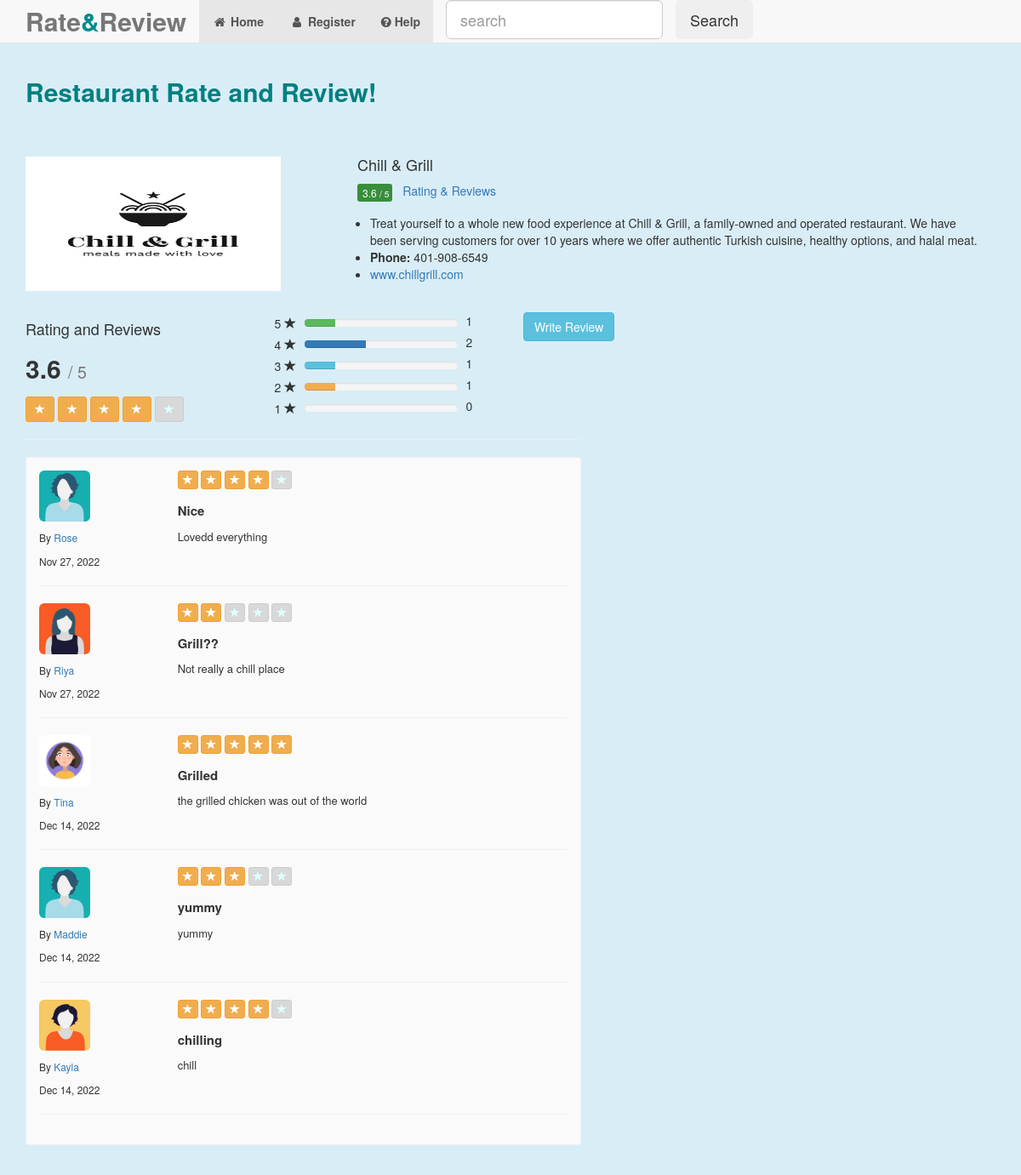
The page /show_rating.php?item_id=1234455 on the database its author committed.
### tables this page shows
CREATE TABLE `item` (
  `id` int(11) NOT NULL,
  `name` varchar(256) NOT NULL,
  `description` text NOT NULL,
  `price` int(255) NOT NULL,
  `image` varchar(255) NOT NULL,
  `created` timestamp NOT NULL DEFAULT current_timestamp(),
  `modified` timestamp NOT NULL DEFAULT current_timestamp()
);

CREATE TABLE `item_rating` (
  `ratingId` int(11) NOT NULL,
  `itemId` int(11) NOT NULL,
  `userId` int(11) NOT NULL,
  `ratingNumber` int(11) NOT NULL,
  `title` varchar(255) NOT NULL,
  `comments` text NOT NULL,
  `created` datetime NOT NULL,
  `modified` datetime NOT NULL
);

CREATE TABLE `item_users` (
  `userid` int(11) NOT NULL,
  `username` varchar(255) NOT NULL,
  `password` varchar(255) NOT NULL,
  `avatar` varchar(255) NOT NULL
);

### class/Rating.php (called while the page is built, shortened)
<?php
class Rating{
	private $host = 'localhost';
    private $user = 'root';
    private $password = "";
    private $database = "rating_system";
	private $itemUsersTable = 'item_users';
	private $itemTable = 'item';
    private $itemRatingTable = 'item_rating';
	private $dbConnect = false;
    public function __construct(){
        if(!$this->dbConnect){
            $conn = new mysqli($this->host, $this->user, $this->password, $this->database);
            if($conn->connect_error){
                die("Error failed to connect to MySQL: " . $conn->connect_error);
            }else{
                $this->dbConnect = $conn;
            }
        }
    }
	private function getData($sqlQuery) {
		$result = mysqli_query($this->dbConnect, $sqlQuery);
		$data = array();
		while ($row = mysqli_fetch_array($result)) {
			$data[] = $row;
		}
		return $data;
	}
	public function getItem($itemId){
		$sqlQuery = "
			SELECT * FROM ".$this->itemTable."
			WHERE id='".$itemId."'";
		return  $this->getData($sqlQuery);
	}
	public function getItemRating($itemId){
		$sqlQuery = "
			SELECT r.ratingId, r.itemId, r.userId, u.username, u.avatar, r.ratingNumber, r.title, r.comments, r.created, r.modified
			FROM ".$this->itemRatingTable." as r
			LEFT JOIN ".$this->itemUsersTable." as u ON (r.userid = u.userid)
			WHERE r.itemId = '".$itemId."'";
		return  $this->getData($sqlQuery);
	}
	public function getRatingAverage($itemId){
		$itemRating = $this->getItemRating($itemId);
		$ratingNumber = 0;
		$count = 0;
		foreach($itemRating as $itemRatingDetails){
			$ratingNumber+= $itemRatingDetails['ratingNumber'];
			$count += 1;
		}
		$average = 0;
		if($ratingNumber && $count) {
			$average = $ratingNumber/$count;
		}
		return $average;
	}
}
?>

### show_rating.php (the view, shortened to what this page needs)
<?php
include('inc/header.php');
?>
<link rel = "stylesheet" href = "css/style.css">
<?php include('inc/container.php');?>
<div class = "container">
	<h2><b style="color: teal">Restaurant Rate and Review!</b></h2>
	<?php
		include 'inc/menu.php';
		include 'class/Rating.php';
		$rating = new Rating();
		$itemDetails = $rating->getItem($_GET['item_id']);
		foreach($itemDetails as $item){
			$average = $rating->getRatingAverage($item["id"]);
	?>
	<div class = "row">
		<div class = "col-sm-4" >
			<img class = "product_image" src = "image/<?php echo $item["image"]; ?>" style = "width:300px;height:168px;padding-top:10px;">
		</div>
		<div class = "col-sm-8">
		<h4 style = "margin-top:10px;"><?php echo $item["name"]; ?></h4>
		<div><span class = "average"><?php printf('%.1f', $average); ?> <small>/ 5</small></span> <span class = "rating-reviews"><a href = "show_rating.php?item_id=<?php echo $item["id"]; ?>">Rating & Reviews</a></span></div>
		<?php echo $item["description"]; ?>
		</div>
	</div>
	<?php } ?>
	<?php
		$itemRating = $rating->getItemRating($_GET['item_id']);
		$ratingNumber = 0;
		$count = 0;
		$fiveStarRating = 0;
		$fourStarRating = 0;
		$threeStarRating = 0;
		$twoStarRating = 0;
		$oneStarRating = 0;
		foreach($itemRating as $rate){
			$ratingNumber += $rate['ratingNumber'];
			$count += 1;
			if($rate['ratingNumber'] == 5) {
				$fiveStarRating +=1;
			} else if($rate['ratingNumber'] == 4) {
				$fourStarRating +=1;
			} else if($rate['ratingNumber'] == 3) {
				$threeStarRating +=1;
			} else if($rate['ratingNumber'] == 2) {
				$twoStarRating +=1;
			} else if($rate['ratingNumber'] == 1) {
				$oneStarRating +=1;
			}
		}
		$average = 0;
		if($ratingNumber && $count) {
			$average = $ratingNumber/$count;
		}
	?>
	<br />
	<div id = "ratingDetails">
		<div class = "row">
			<div class = "col-sm-3">
				<h4>Rating and Reviews</h4>
				<h2 class = "bold padding-bottom-7"><?php printf('%.1f', $average); ?> <small>/ 5</small></h2>
				<?php
				$averageRating = round($average, 0);
				for ($i = 1; $i <= 5; $i++) {
					$ratingClass = "btn-default btn-grey";
					if($i <= $averageRating) {
						$ratingClass = "btn-warning";
					}
				?>
				<button type = "button" class = "btn btn-sm <?php echo $ratingClass; ?>" aria-label = "Left Align">
				  <span class = "glyphicon glyphicon-star" aria-hidden = "true"></span>
				</button>
				<?php } ?>
			</div>
			<div class = "col-sm-3">
				<?php
					$fiveStarRatingPercent = round(($fiveStarRating/5)*100);
					$fiveStarRatingPercent = !empty($fiveStarRatingPercent)?$fiveStarRatingPercent.'%':'0%';
					$fourStarRatingPercent = round(($fourStarRating/5)*100);
					$fourStarRatingPercent = !empty($fourStarRatingPercent)?$fourStarRatingPercent.'%':'0%';
					$threeStarRatingPercent = round(($threeStarRating/5)*100);
					$threeStarRatingPercent = !empty($threeStarRatingPercent)?$threeStarRatingPercent.'%':'0%';
					$twoStarRatingPercent = round(($twoStarRating/5)*100);
					$twoStarRatingPercent = !empty($twoStarRatingPercent)?$twoStarRatingPercent.'%':'0%';
				?>
				<div class = "pull-left">
					<div class = "pull-left" style="width:35px; line-height:1;">
						<div style = "height:9px; margin:5px 0;">5 <span class="glyphicon glyphicon-star"></span></div>
					</div>
					<div class = "pull-left" style="width:180px;">
						<div class = "progress" style="height:9px; margin:8px 0;">
						  <div class = "progress-bar progress-bar-success" role="progressbar" aria-valuenow="5" aria-valuemin="0" aria-valuemax="5" style="width: <?php echo $fiveStarRatingPercent; ?>">
						  </div>
						</div>
					</div>
					<div class = "pull-right" style="margin-left:10px;"><?php echo $fiveStarRating; ?></div>
				</div>
				<div class = "pull-left">
					<div class = "pull-left" style="width:35px; line-height:1;">
						<div style = "height:9px; margin:5px 0;">4 <span class="glyphicon glyphicon-star"></span></div>
					</div>
					<div class = "pull-left" style="width:180px;">
						<div class = "progress" style="height:9px; margin:8px 0;">
						  <div class = "progress-bar progress-bar-primary" role="progressbar" aria-valuenow="4" aria-valuemin="0" aria-valuemax="5" style="width: <?php echo $fourStarRatingPercent; ?>">
						  </div>
						</div>
					</div>
					<div class = "pull-right" style="margin-left:10px;"><?php echo $fourStarRating; ?></div>
				</div>
				<div class = "pull-left">
					<div class = "pull-left" style="width:35px; line-height:1;">
						<div style="height:9px; margin:5px 0;">3 <span class="glyphicon glyphicon-star"></span></div>
					</div>
					<div class = "pull-left" style="width:180px;">
						<div class = "progress" style="height:9px; margin:8px 0;">
						  <div class = "progress-bar progress-bar-info" role="progressbar" aria-valuenow="3" aria-valuemin="0" aria-valuemax="5" style="width: <?php echo $threeStarRatingPercent; ?>">
						  </div>
						</div>
					</div>
					<div class = "pull-right" style="margin-left:10px;"><?php echo $threeStarRating; ?></div>
				</div>
				<div class = "pull-left">
					<div class = "pull-left" style="width:35px; line-height:1;">
						<div style="height:9px; margin:5px 0;">2 <span class="glyphicon glyphicon-star"></span></div>
					</div>
					<div class = "pull-left" style="width:180px;">
						<div class = "progress" style="height:9px; margin:8px 0;">
						  <div class = "progress-bar progress-bar-warning" role="progressbar" aria-valuenow="2" aria-valuemin="0" aria-valuemax="5" style="width: <?php echo $twoStarRatingPercent; ?>">
						  </div>
						</div>
					</div>
					<div class = "pull-right" style="margin-left:10px;"><?php echo $twoStarRating; ?></div>
				</div>
				<div class = "pull-left">
					<div class = "pull-left" style="width:35px; line-height:1;">
						<div style="height:9px; margin:5px 0;">1 <span class="glyphicon glyphicon-star"></span></div>
					</div>
					<div class = "pull-left" style="width:180px;">
						<div class = "progress" style="height:9px; margin:8px 0;">
						</div>
					</div>
					<div class = "pull-right" style="margin-left:10px;"><?php echo $oneStarRating; ?></div>
				</div>
			</div>
			<div class = "col-sm-3">
				<button type="button" id="rateProduct" class="btn btn-info <?php if(!empty($_SESSION['userid']) && $_SESSION['userid']){ echo 'login';} ?>">Write Review</button>
			</div>
		</div>
		<div class = "row">
			<div class = "col-sm-7">
				<hr/>
				<div class = "review-block">
				<?php
				$itemRating = $rating->getItemRating($_GET['item_id']);
				foreach($itemRating as $rating){
					$date=date_create($rating['created']);
					$reviewDate = date_format($date,"M d, Y");
					$profilePic = "user.png";
					if($rating['avatar']) {
						$profilePic = $rating['avatar'];
					}
				?>
					<div class = "row">
						<div class = "col-sm-3">
							<img src = "image/userpics/<?php echo $profilePic; ?>" class="img-rounded user-pic">
							<div class = "review-block-name">By <a href="#"><?php echo $rating['username']; ?></a></div>
							<div class = "review-block-date"><?php echo $reviewDate; ?></div>
						</div>
						<div class = "col-sm-9">
							<div class = "review-block-rate">
								<?php
								for ($i = 1; $i <= 5; $i++) {
									$ratingClass = "btn-default btn-grey";
									if($i <= $rating['ratingNumber']) {
										$ratingClass = "btn-warning";
									}
								?>
								<button type="button" class="btn btn-xs <?php echo $ratingClass; ?>" aria-label="Left Align">
								  <span class="glyphicon glyphicon-star" aria-hidden="true"></span>
								</button>
								<?php } ?>
							</div>
							<div class="review-block-title"><?php echo $rating['title']; ?></div>
							<div class="review-block-description"><?php echo htmlspecialchars ($rating['comments'], ENT_QUOTES);?></div>
						</div>
					</div>
					<hr/>
				<?php } ?>
				</div>
			</div>
		</div>
	</div>
</div>
<?php include('inc/footer.php');?>

### css/style.css (style rules this page uses)
.btn-grey { background-color:#D8D8D8; color:lightcyan; }
.bold { font-weight:700; }
.padding-bottom-7 { padding-bottom:7px; }
.review-block { background-color:#FAFAFA; border:1px solid #EFEFEF; padding:15px; border-radius:3px; margin-bottom:15px; }
.review-block-name { font-size:12px; margin:10px 0; }
.review-block-date { font-size:12px; }
.review-block-rate { font-size:13px; margin-bottom:15px; }
.review-block-title { font-size:15px; font-weight:700; margin-bottom:10px; }
.review-block-description { font-size:13px; }
.average { background-color:#388e3c; line-height: normal; display: inline-block; color: #fff; padding: 2px 4px 2px 6px; border-radius: 3px; font-weight: 500; font-size: 12px; vertical-align: middle; }
.rating-reviews { padding-left: 8px; font-weight: 500; color: #878787; }
.user-pic { width: 60px; height: 60px; }

### inc/header.php (style rules this page uses)
body { background: lightblue; margin: 0; }

### rows shown on the page
item: image (picture), name "Chill & Grill", average "3.6", description "Treat yourself to a whole new food experience at Chill & Grill, a family-owned and operated restaurant. We have been serving customers for over 10 years where we offer authentic Turkish cuisine, healthy options, and halal meat. Phone: 401-908-6549 www.chillgrill.com"
item_rating: userId.avatar (picture), userId.username "Rose", created "Nov 27, 2022", ratingNumber 4 (drawn), title "Nice", comments "Lovedd everything"
item_rating: userId.avatar (picture), userId.username "Riya", created "Nov 27, 2022", ratingNumber 2 (drawn), title "Grill??", comments "Not really a chill place"
item_rating: userId.avatar (picture), userId.username "Tina", created "Dec 14, 2022", ratingNumber 5 (drawn), title "Grilled", comments "the grilled chicken was out of the world"
item_rating: userId.avatar (picture), userId.username "Maddie", created "Dec 14, 2022", ratingNumber 3 (drawn), title "yummy", comments "yummy"
item_rating: userId.avatar (picture), userId.username "Kayla", created "Dec 14, 2022", ratingNumber 4 (drawn), title "chilling", comments "chill"

### other values the page prints
$average "3.6"
$fiveStarRating "1"
$fourStarRating "2"
$threeStarRating "1"
$twoStarRating "1"
$oneStarRating "0"
